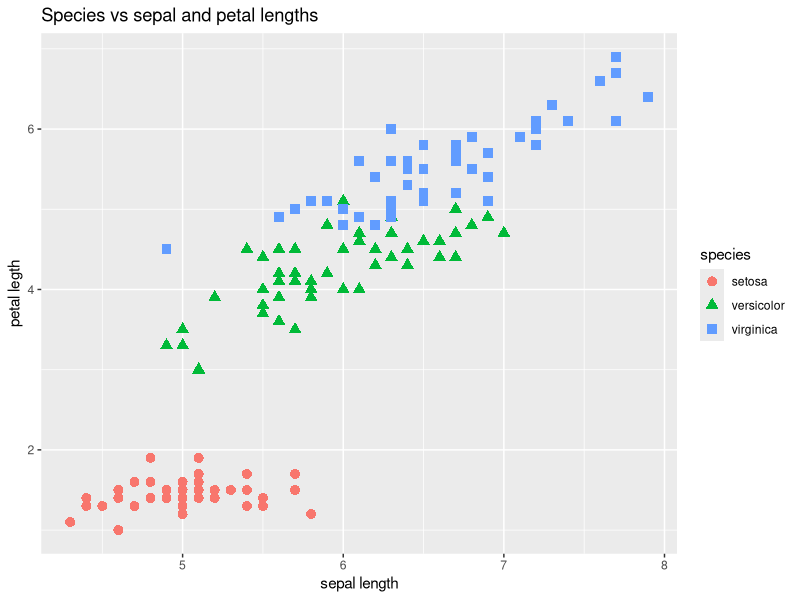
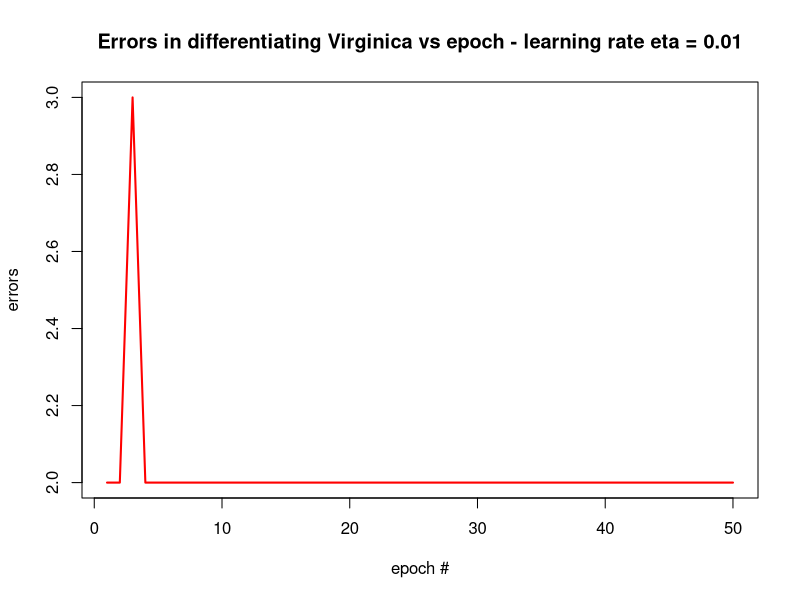

Source code (R) for these figures, in order:
# Multiclass Perceptron Classification implemetation 
# source: https://rpubs.com/FaiHas/197581

perceptron <- function(x, y, eta, niter){
  
  weight <- rep(0, dim(x)[2] + 1)
  errors <- rep(0, niter)
  
  for (jj in 1:niter) {
    for (ii in 1:length(y)) {
      z <- sum( weight[ 2:length(weight) ] * as.numeric(x[ii, ]) ) + weight[1]
      if (z < 0) {
        ypred <- -1
      } else {
        ypred <- 1
      }
      
      weight.diff <- eta * ( y[ii] - ypred ) * c(1, as.numeric( x[ii, ] ))
      weight <- weight + weight.diff
      
      if ( (y[ii] - ypred) != 0.0) {
        errors[jj] <- errors[jj] + 1
      }
    }
  }
  
  print(weight)
  return(errors)
}


irisdataset <- iris[, c(1, 3, 5)]
names(irisdataset) <- c("sepal", "petal", "species")

library(ggplot2)
ggplot(irisdataset, aes(x = sepal, y = petal)) + geom_point(aes(colour = species, shape = species), size = 3) + xlab("sepal length") + ylab("petal legth") + ggtitle("Species vs sepal and petal lengths")

# subset of properies of flowers of iris data set
x <- iris[, 1:4]
head(x)
names(x) <- tolower(names(x))

# creates a new species label
y <- rep(-1, dim(x)[1])
y[iris[, 5] == "virginica"] <- 1

# compute and plot error
err <- perceptron(x, y, .01, 50)

# Error's graphic
plot(1:50, err, type = "l", lwd = 2, col = "red", xlab = "epoch #", ylab = "errors")
title("Errors in differentiating Virginica vs epoch - learning rate eta = 0.01")
